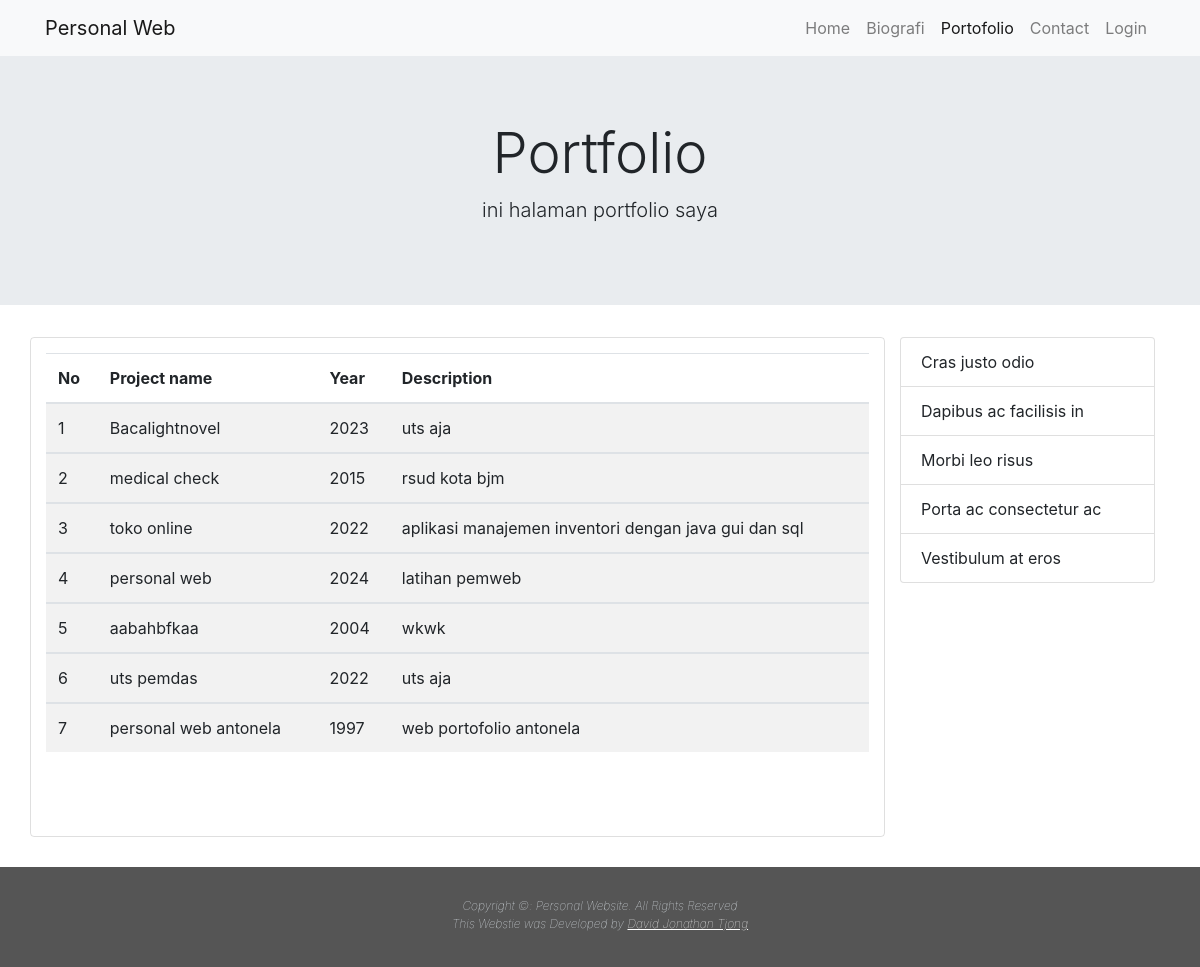
Screenshot of /personalWeb_David/pages/porto.php with the database file from the repository.
### tables this page shows
CREATE TABLE `portfolio` (
  `id_port` tinyint(2) NOT NULL,
  `project_name` varchar(50) NOT NULL,
  `year` year(4) NOT NULL,
  `description` text NOT NULL
);

### personalWeb_David/pages/porto.php (called while the page is built)
<?php
    $pageinfo = "Portfolio";
    $description = "ini halaman portfolio saya";
    include("../layouts/head.php");
    include("../layouts/header.php");
    include("../layouts/content.php");
    include("../layouts/footer.php");
?>

### personalWeb_David/layouts/content-porto.php (the view, shortened to what this page needs)
<?php
    include("../configs/connection.php");
    $sql = mysqli_query($connect, "select * from portfolio");
?>
<table class="table table-striped">
    <thead>
        <tr>
            <th scope="col">No</th>
            <th scope="col">Project name</th>
            <th scope="col">Year</th>
            <th scope="col">Description</th>
        </tr>
    </thead>
    <?php
        $nomor =1;
        while($data = mysqli_fetch_array($sql)) {?>
        <tbody>
            <tr>
                <td scope="row"><?php echo $nomor; ?> </td>
                <td> <?php echo $data['project_name']; ?> </td>
                <td> <?php echo $data['year']; ?> </td>
                <td> <?php echo $data['description']; ?> </td>
            </tr>
        </tbody>
    <?php $nomor++; }?>
</table>

### personalWeb_David/layouts/head.php (shortened to what this page needs)
<!DOCTYPE html>
<html lang="en">
  <head>
    <link rel="stylesheet" href="../assets/css/style.css" />
    <link rel="stylesheet" href="../assets/css/bootstrap.min.css" />
  </head>
  <body>
    <nav class="navbar navbar-expand-lg navbar-light bg-light">
      <div class="container">
        <a class="navbar-brand" href="#">Personal Web</a>
        <div class="collapse navbar-collapse" id="navbarNavAltMarkup">
          <div class="navbar-nav ml-auto">
            <a class="nav-item nav-link <?php if ($pageinfo == "Home") echo "active" ?>" href="../pages/home.php">Home</a>
            <a class="nav-item nav-link <?php if ($pageinfo == "Biography") echo "active" ?>" href="../pages/bio.php">Biografi</a>
            <a class="nav-item nav-link <?php if ($pageinfo == "Portfolio") echo "active" ?>" href="../pages/porto.php">Portofolio</a>
            <a class="nav-item nav-link <?php if ($pageinfo == "Contact") echo "active" ?>" href="../pages/contact.php">Contact</a>
            <?php
            if(!isset($_SESSION['U']) and (!isset($_SESSION['P']))){
              echo' <a class="nav-link" href="../pages/login.php">Login</a>';
            }
            ?>
          </div>
        </div>
      </div>
    </nav>

### personalWeb_David/layouts/header.php
<div class="jumbotron jumbotron-fluid jumbotron-op">
  <div class="container">
    <h1 class="display-4">
    <?php
      echo $pageinfo;
    ?>
    </h1>
    <p class= "lead">
    <?php
      echo $description;
    ?>
    </p>
  </div>
</div>

### personalWeb_David/layouts/content.php (shortened to what this page needs)
<div class="container">
  <div class="row">
    <div class="col-md-9 content">
      <?php
        if($pageinfo == "Portfolio"){
          include("content-porto.php");
        }
      ?>
    </div>
    <div class="col-md-3">
      <ul class="list-group">
        <li class="list-group-item">Cras justo odio</li>
        <li class="list-group-item">Dapibus ac facilisis in</li>
        <li class="list-group-item">Morbi leo risus</li>
        <li class="list-group-item">Porta ac consectetur ac</li>
        <li class="list-group-item">Vestibulum at eros</li>
      </ul>
    </div>
  </div>
</div>

### personalWeb_David/layouts/footer.php (shortened to what this page needs)
<div class="footer">
      <i>
        Copyright &copy: Personal Website. All Rights Reserved <br />
        This Webstie was Developed by
        <a href="http://localhost/personalweb">David Jonathan Tjong</a>
      </i>
    </div>
  </body>
</html>

### personalWeb_David/assets/css/style.css (style rules this page uses)
.jumbotron-op { text-align: center; }
.content { border: 1px solid rgba(0, 0, 0, 0.125); border-radius: 0.25rem; min-height: 500px; padding: 15px; }
.footer { width: 100%; background-color: #555; height: 100px; font-size: 9pt; font-weight: 100; color: aliceblue; text-align: center; padding-top: 30px; margin-top: 30px; }
.footer i a { color: white; text-decoration: underline; }

### rows the page displays
portfolio: project_name "Bacalightnovel", year "2023", description "uts aja"
portfolio: project_name "medical check", year "2015", description "rsud kota bjm"
portfolio: project_name "toko online", year "2022", description "aplikasi manajemen inventori dengan java gui dan sql"
portfolio: project_name "personal web", year "2024", description "latihan pemweb"
portfolio: project_name "aabahbfkaa", year "2004", description "wkwk"
portfolio: project_name "uts pemdas", year "2022", description "uts aja"
portfolio: project_name "personal web antonela", year "1997", description "web portofolio antonela"

### other values shown
$pageinfo "Portfolio"
$description "ini halaman portfolio saya"
